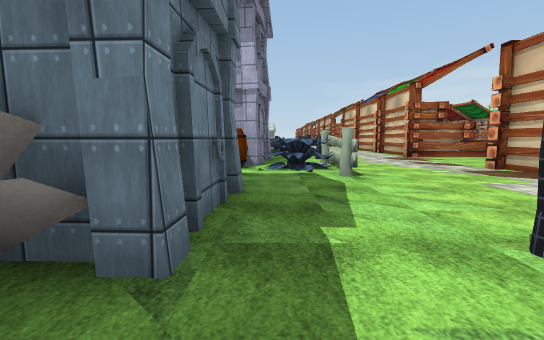
View 1 (above)

24 first-person views from a walk through a Unity game level. The camera is 1.5 m above the floor, tilts 6° down and sees 85° across. The floor is counted in squares, 2 m on a side. Each view is taken from the middle of a square. On the plan, view 1 faces up. The plan holds only what a view shows up to about 10 squares ahead; the rest is blank. The place goes on beyond the plan. The player is left out. Some animated figures are not drawn. Some surface patterns are stand-ins.

View 2
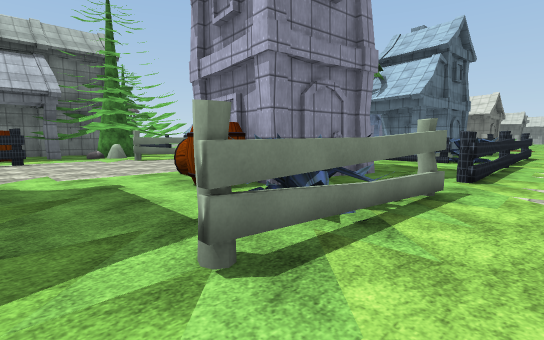

View 3
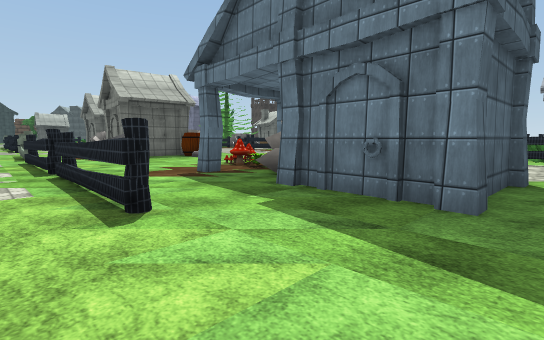

View 4
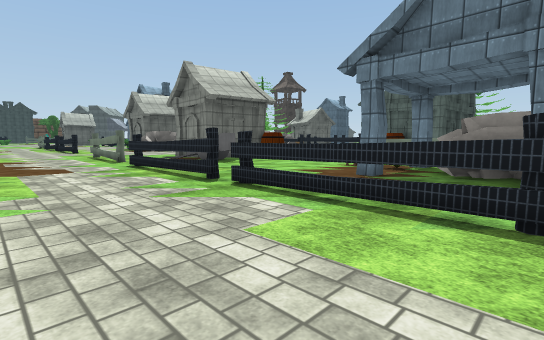

View 5
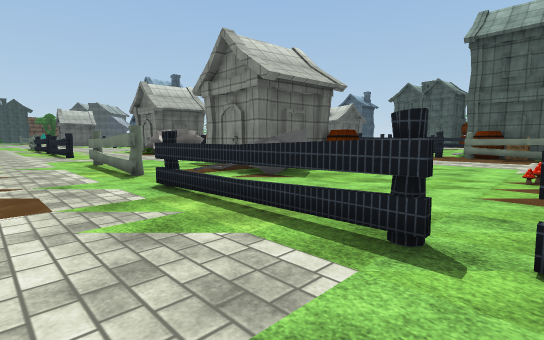

View 6
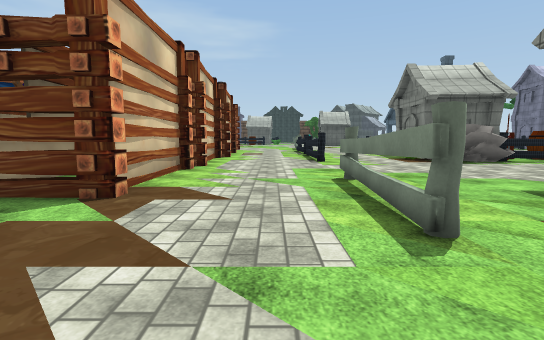

View 7
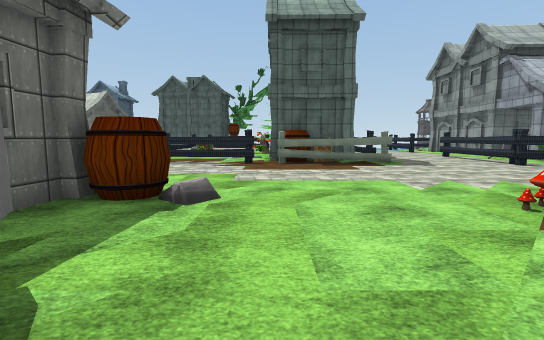

View 8
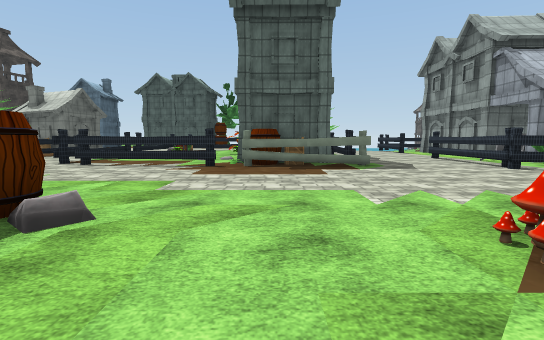

View 9
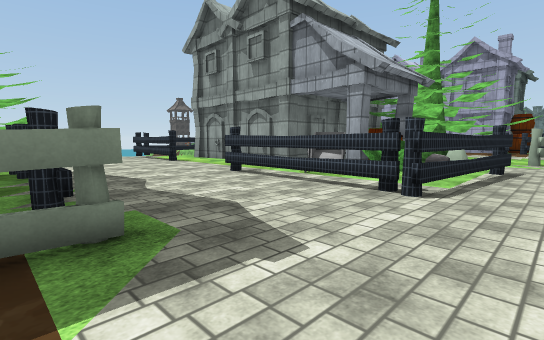

View 10
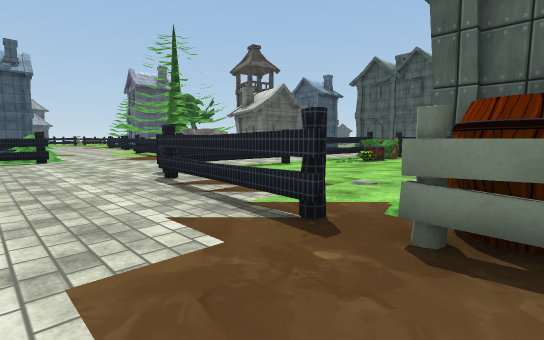

View 11
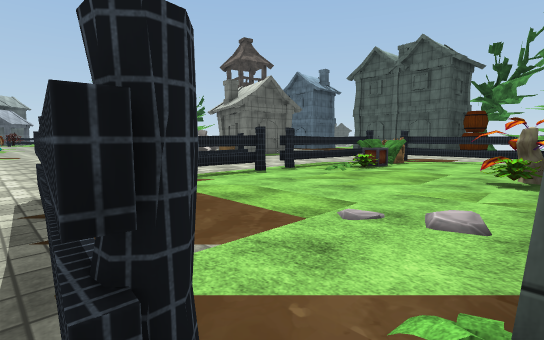

View 12
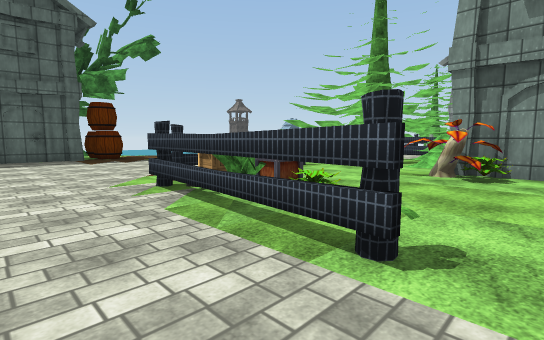

View 13
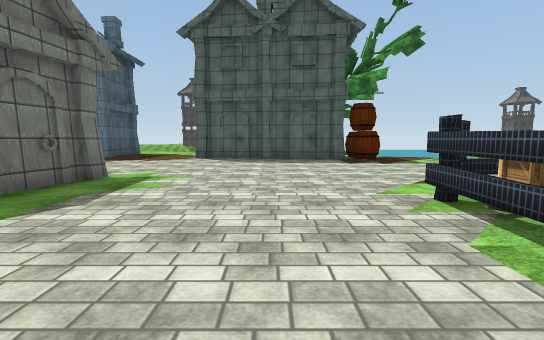

View 14
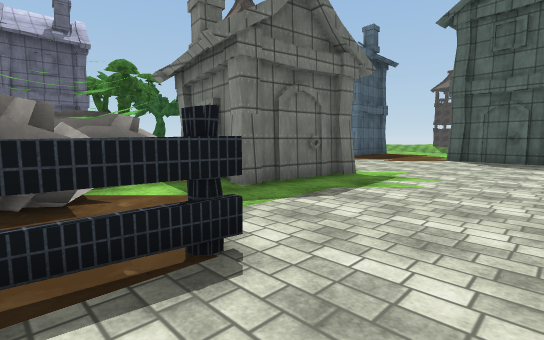

View 15
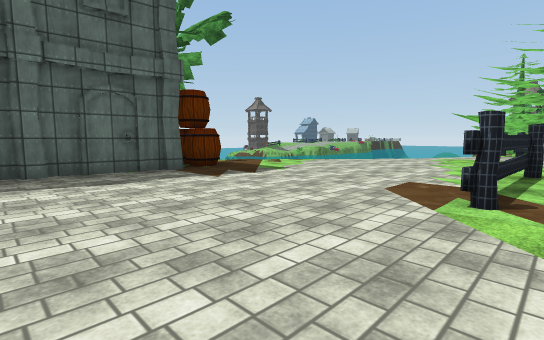

View 16
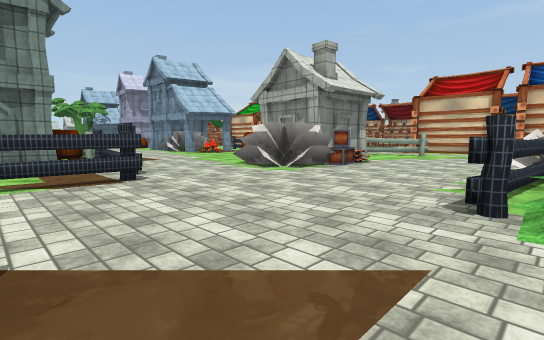

View 17
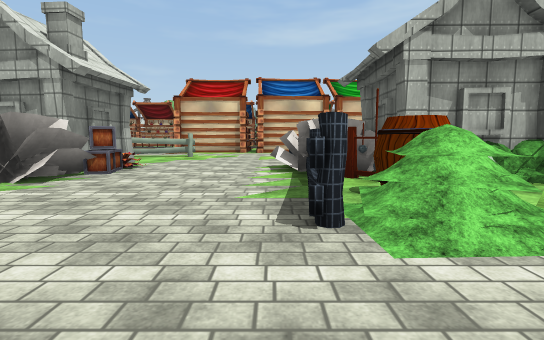

View 18
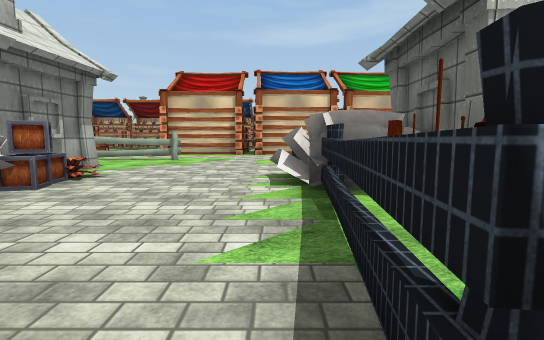

View 19
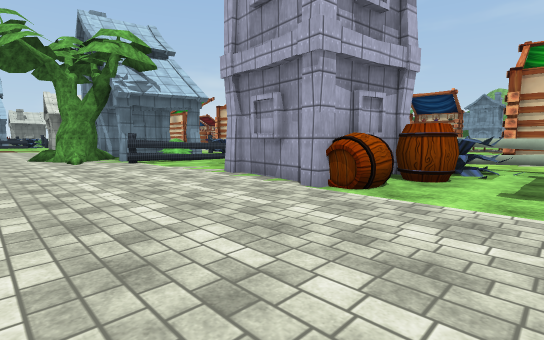

View 20
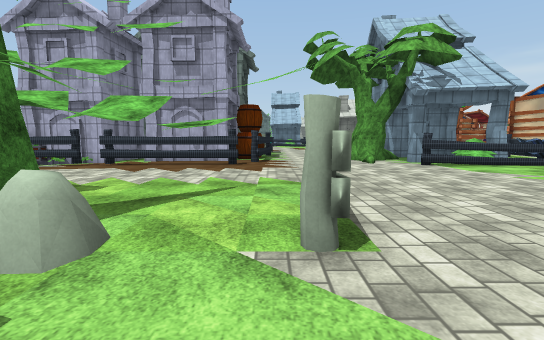

View 21
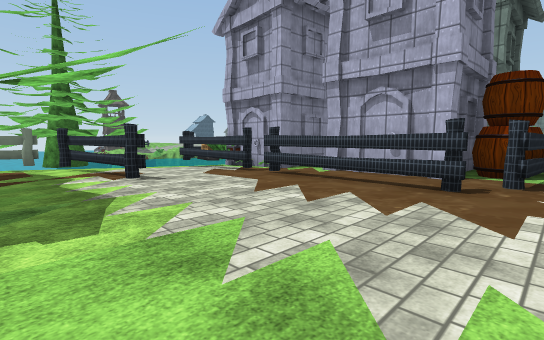

View 22
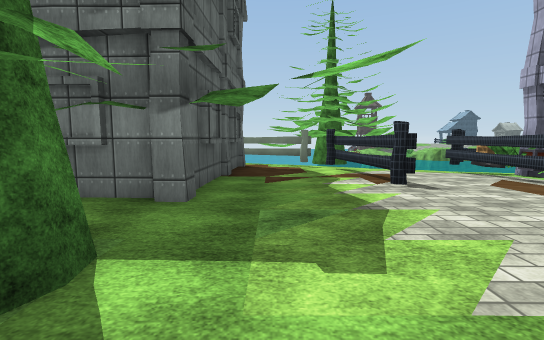

View 23
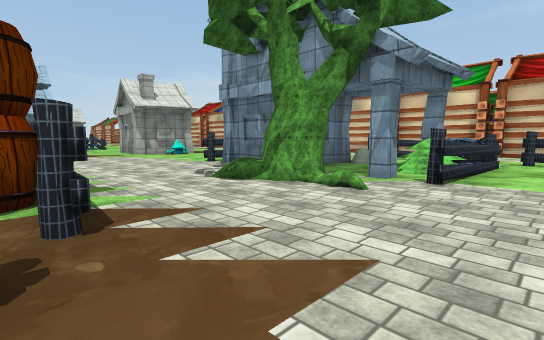

View 24
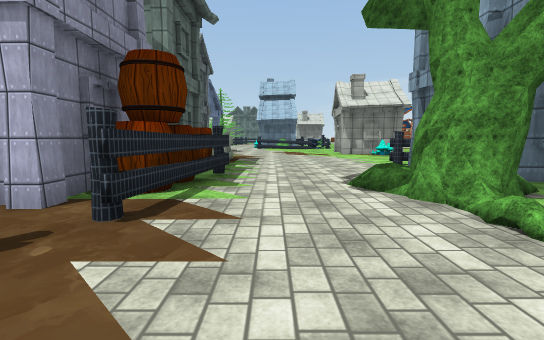

### Floor plan
Key: @ floor where view 1 was taken; # wall or solid block; x gap in a wall; . main floor; - floor 0.25 m lower than the main floor; _ floor 0.5 m lower than the main floor; / step, stairs or slope; = window, fence, low wall or low ledge; v drop or lower ground; B barrel; P plant; T thing the floor can be seen under or through; C crate; I pine tree; O other object.
Columns run from 26 left of view 1 to 7 right of it. Each row starts with its distance up from view 1.
 24                   ......
 23                   ......
 22                  BO....#
 21                   .....#
 20                 #B#... #
 19             #   #B...  ###
 18        #    #.###B#..#O..O .#
 17        #OOC##.....#..O..//OO#
 16         /_###xTTT#......OvOO#
 15          ---...........#....x.
 14      I __---................x.
 13      I _-####...............#.
 12        I--.........O....  ..#.
 11       IO--......I..O...###..#.
 10       O ######..I..O...# #........
  9       O      # II..O...#B#.OO.....
  8              #  I......BBBOO/....
  7                I..........OO/...#
  6                OO.#.........O...#
  5            ###OOOO#.............
  4            .  O.O.#..  ###.....
  3           ........T.     #....
  2          .....TTTTT.     #..#...
  1          ............   O...x...
  0           ............  O.@.#...
 -1         II  .. #.......#O#..#...
 -2     ..         ..O.....P........
 -3    ... IIOO    #C...........#...
 -4   ....   .    ##BB..........#...
 -5  ..... II.P####.O...........#...
 -6 ......#I..PP.....T....B..O..#...
 -7 ......#..........T....B..OO.....
 -8 B.....#..C.......T... ####......
 -9 B.....#.CPOO....TT..O ###...O....
-10 #.......O###xTTTT...OO###...O..###
-11 #...................OCPC....O...##
-12 #...............................##
-13 ............  ..................##
-14 #.........##= ..................
-15 #...........  ....==...O.......#
-16  ....####.OOO ....OB=OOO...#....

Positions as (right, up) in squares from view 1, and headings:
1: (0, 0), facing up
2: (3, 5), facing up-left
3: (3, 5), facing down-left
4: (5, 2), facing down-left
5: (4, -2), facing down-left
6: (3, -6), facing down
7: (0, -5), facing left
8: (-1, -4), facing left
9: (-7, -2), facing up-left
10: (-7, -4), facing down-left
11: (-9, -5), facing down-left
12: (-14, -12), facing up-left
13: (-15, -12), facing left
14: (-15, -12), facing down-left
15: (-19, -13), facing up-left
16: (-12, -16), facing up-right
17: (-11, -15), facing right
18: (-9, -15), facing right
19: (-7, 6), facing up-right
20: (-8, 7), facing up
21: (-8, 11), facing up-left
22: (-9, 11), facing left
23: (-9, 14), facing up-right
24: (-7, 14), facing up
